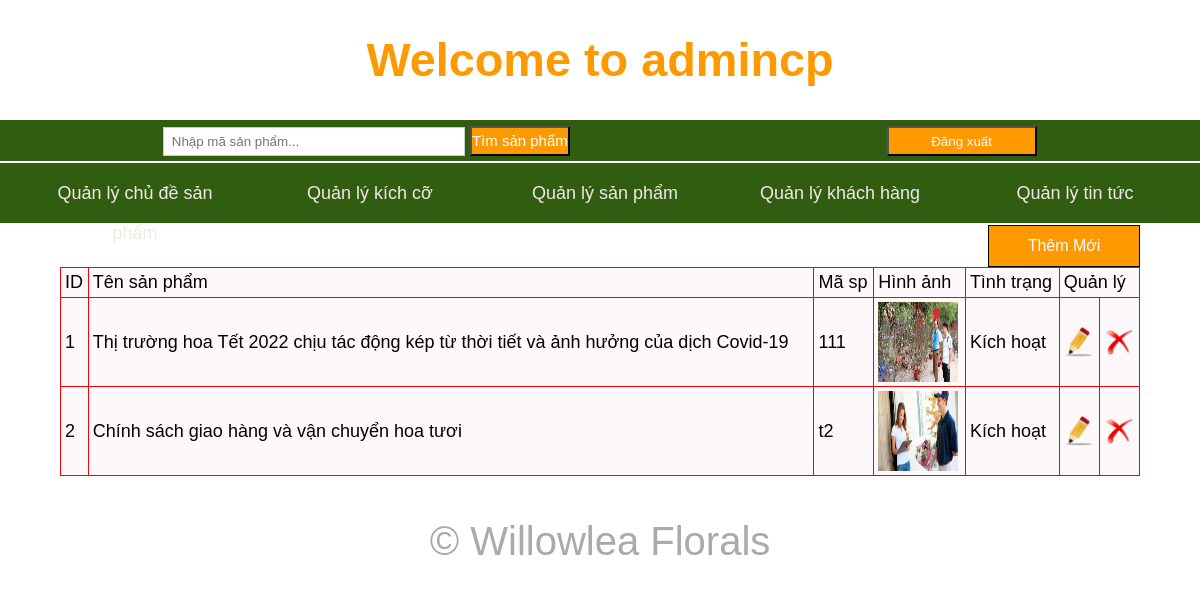
Page /admincp/index.php?quanly=tintuc&ac=lietke (signed in) on the committed database.
### tables this page shows
CREATE TABLE `tintuc` (
  `idtintuc` int(11) NOT NULL,
  `tentintuc` tinytext NOT NULL,
  `matin` varchar(100) NOT NULL,
  `hinhanh` varchar(100) NOT NULL,
  `noidung` longtext NOT NULL,
  `tinhtrang` varchar(100) NOT NULL
);

### admincp/modules/quanlytintuc/lietke.php (the view)
<?php
	$sql_lietkesp="SELECT * from tintuc
	 order by tintuc.idtintuc desc ";
	$row_lietkesp=mysqli_query($mysqli,$sql_lietkesp);
?>
<div class="button_themsp">
<a href="index.php?quanly=tintuc&ac=them">Thêm Mới</a>
</div>
<table width="100%" border="1">
  <tr>
    <td>ID</td>
    <td>Tên sản phẩm</td>
    <td>Mã sp</td>
    <td>Hình ảnh</td>
    <td>Tình trạng</td>
    <td colspan="2">Quản lý</td>
  </tr>
  <?php
  $i=1;
  while($dong=mysqli_fetch_array($row_lietkesp)){
  ?>
  <tr>
    <td><?php  echo $i;?></td>
    <td><?php echo $dong['tentintuc'] ?></td>
    <td><?php echo $dong['matin'] ?></td>
    <td><img src="modules/quanlytintuc/uploads/<?php echo $dong['hinhanh'] ?>" width="80" height="80" /></td>
    <td><?php $sql_tinhtrang = "SELECT tinhtrang from tintuc";
	$row_tinhtrang = mysqli_query($mysqli,$sql_tinhtrang);
	$dong_tinhtrang=mysqli_fetch_array($row_tinhtrang);
	if($dong_tinhtrang['tinhtrang'] == 1 ){
		echo 'Kích hoạt';
	}elseif($dong_tinhtrang['tinhtrang'] ==2){
		echo 'Không kích hoạt';
	}
    ?></td>
    <td><a  href="index.php?quanly=tintuc&ac=sua&id=<?php echo $dong['idtintuc'] ?>"><center><img src="../imgs/edit.png" width="30" height="30" /></center></a></td>
    <td><a class="delete_link" href="modules/quanlytintuc/xuly.php?id=<?php echo $dong['idtintuc']?>"><center><img src="../imgs/delete.png" width="30" height="30" /></center></a></td>
  </tr>
  <?php
  $i++;
  }
  ?>
</table>

### admincp/style/main.css (style rules this page uses)
body { background:#fff; }
* { padding:0; margin:0; font-family: 'Gill Sans', 'Gill Sans MT', Calibri, 'Trebuchet MS', sans-serif; }
table { border-collapse:collapse; width:100%; background-color:rgb(253, 249, 251); border:1px solid #F00; }
table tr td { color:#000; font-size:18px; padding:4px; }
.button_themsp { width:150px; height:40px; border:1px solid #000; text-align:center; background:#F90; line-height:40px; color:#fff; float:right; }
.button_themsp a { color:#fff; display:block; text-decoration:none; }

### rows in the picture
tintuc: tentintuc "Thị trường hoa Tết 2022 chịu tác động kép từ thời tiết và ảnh hưởng của dịch Covid-19", matin "111", hinhanh (picture)
tintuc: tentintuc "Chính sách giao hàng và vận chuyển hoa tươi", matin "t2", hinhanh (picture)
